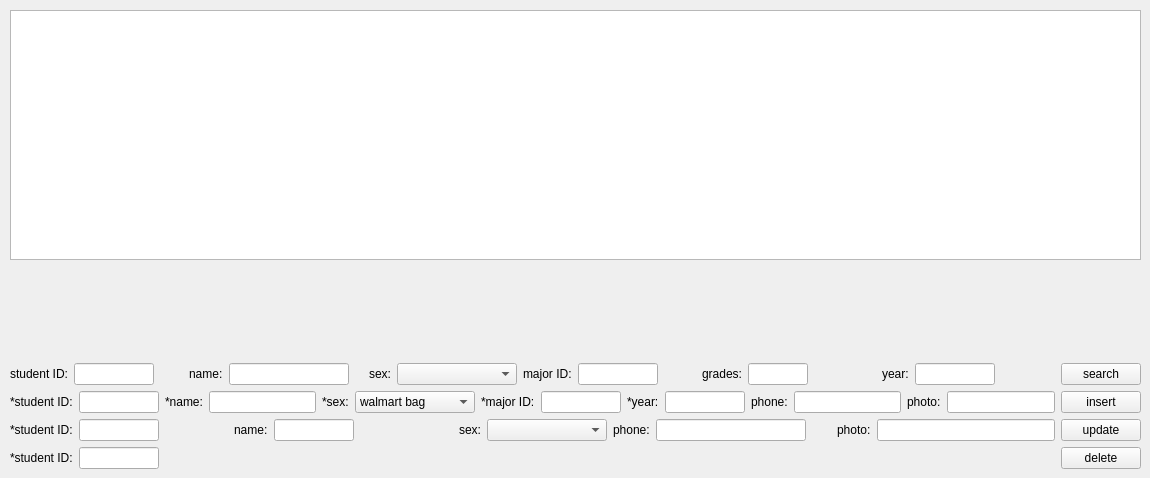
      <widget class="QWidget" name="student_page">
       <widget class="QWidget" name="layoutWidget">
        <property name="geometry">
         <rect>
          <x>10</x>
          <y>10</y>
          <width>1131</width>
          <height>459</height>
         </rect>
        </property>
        <layout class="QVBoxLayout" name="verticalLayout_3">
         <item>
          <widget class="QTableWidget" name="student_table">
           <property name="minimumSize">
            <size>
             <width>0</width>
             <height>250</height>
            </size>
           </property>
          </widget>
         </item>
         <item>
          <spacer name="verticalSpacer">
           <property name="orientation">
            <enum>Qt::Vertical</enum>
           </property>
           <property name="sizeHint" stdset="0">
            <size>
             <width>20</width>
             <height>28</height>
            </size>
           </property>
          </spacer>
         </item>
         <item>
          <layout class="QVBoxLayout" name="verticalLayout_2">
           <item>
            <layout class="QHBoxLayout" name="horizontalLayout">
             <item>
              <layout class="QFormLayout" name="formLayout">
               <item row="0" column="0">
                <widget class="QLabel" name="label">
                 <property name="text">
                  <string>student ID:</string>
                 </property>
                </widget>
               </item>
               <item row="0" column="1">
                <widget class="QLineEdit" name="sno_search">
                 <property name="minimumSize">
                  <size>
                   <width>50</width>
                   <height>0</height>
                  </size>
                 </property>
                 <property name="maximumSize">
                  <size>
                   <width>80</width>
                   <height>16777215</height>
                  </size>
                 </property>
                </widget>
               </item>
              </layout>
             </item>
             <item>
              <layout class="QFormLayout" name="formLayout_2">
               <item row="0" column="0">
                <widget class="QLabel" name="label_2">
                 <property name="text">
                  <string>name:</string>
                 </property>
                </widget>
               </item>
               <item row="0" column="1">
                <widget class="QLineEdit" name="sname_search">
                 <property name="minimumSize">
                  <size>
                   <width>80</width>
                   <height>0</height>
                  </size>
                 </property>
                 <property name="maximumSize">
                  <size>
                   <width>120</width>
                   <height>16777215</height>
                  </size>
                 </property>
                </widget>
               </item>
              </layout>
             </item>
             <item>
              <layout class="QFormLayout" name="formLayout_3">
               <item row="0" column="0">
                <widget class="QLabel" name="label_3">
                 <property name="text">
                  <string>sex:</string>
                 </property>
                </widget>
               </item>
               <item row="0" column="1">
                <widget class="QComboBox" name="sex_search">
                 <property name="minimumSize">
                  <size>
                   <width>120</width>
                   <height>0</height>
                  </size>
                 </property>
                 <property name="maximumSize">
                  <size>
                   <width>150</width>
                   <height>16777215</height>
                  </size>
                 </property>
                 <item>
                  <property name="text">
                   <string/>
                  </property>
                 </item>
                 <item>
                  <property name="text">
                   <string>walmart bag</string>
                  </property>
                 </item>
                 <item>
                  <property name="text">
                   <string>male</string>
                  </property>
                 </item>
                 <item>
                  <property name="text">
                   <string>female</string>
                  </property>
                 </item>
                </widget>
               </item>
              </layout>
             </item>
             <item>
              <layout class="QFormLayout" name="formLayout_4">
               <item row="0" column="0">
                <widget class="QLabel" name="label_4">
                 <property name="text">
                  <string>major ID:</string>
                 </property>
                </widget>
               </item>
               <item row="0" column="1">
                <widget class="QLineEdit" name="smno_search">
                 <property name="minimumSize">
                  <size>
                   <width>50</width>
                   <height>0</height>
                  </size>
                 </property>
                 <property name="maximumSize">
                  <size>
                   <width>80</width>
                   <height>16777215</height>
                  </size>
                 </property>
                </widget>
               </item>
              </layout>
             </item>
             <item>
              <layout class="QFormLayout" name="formLayout_14">
               <item row="0" column="0">
                <widget class="QLabel" name="label_14">
                 <property name="text">
                  <string>grades:</string>
                 </property>
                </widget>
               </item>
               <item row="0" column="1">
                <widget class="QLineEdit" name="sgrade_search">
                 <property name="minimumSize">
                  <size>
                   <width>50</width>
                   <height>0</height>
                  </size>
                 </property>
                 <property name="maximumSize">
                  <size>
                   <width>60</width>
                   <height>16777215</height>
                  </size>
                 </property>
                </widget>
               </item>
              </layout>
             </item>
             <item>
              <layout class="QFormLayout" name="formLayout_5">
               <item row="0" column="0">
                <widget class="QLabel" name="label_5">
                 <property name="text">
                  <string>year:</string>
                 </property>
                </widget>
               </item>
               <item row="0" column="1">
                <widget class="QLineEdit" name="syear_search">
                 <property name="minimumSize">
                  <size>
                   <width>50</width>
                   <height>0</height>
                  </size>
                 </property>
                 <property name="maximumSize">
                  <size>
                   <width>80</width>
                   <height>16777215</height>
                  </size>
                 </property>
                </widget>
               </item>
              </layout>
             </item>
             <item>
              <widget class="QPushButton" name="btn_student_search">
               <property name="text">
                <string>search</string>
               </property>
              </widget>
             </item>
            </layout>
           </item>
           <item>
            <layout class="QHBoxLayout" name="horizontalLayout_2">
             <item>
              <layout class="QFormLayout" name="formLayout_6">
               <item row="0" column="0">
                <widget class="QLabel" name="label_6">
                 <property name="text">
                  <string>*student ID:</string>
                 </property>
                </widget>
               </item>
               <item row="0" column="1">
                <widget class="QLineEdit" name="sno_insert">
                 <property name="minimumSize">
                  <size>
                   <width>50</width>
                   <height>0</height>
                  </size>
                 </property>
                 <property name="maximumSize">
                  <size>
                   <width>80</width>
                   <height>16777215</height>
                  </size>
                 </property>
                </widget>
               </item>
              </layout>
             </item>
             <item>
              <layout class="QFormLayout" name="formLayout_7">
               <item row="0" column="0">
                <widget class="QLabel" name="label_7">
                 <property name="text">
                  <string>*name:</string>
                 </property>
                </widget>
               </item>
               <item row="0" column="1">
                <widget class="QLineEdit" name="sname_insert">
                 <property name="minimumSize">
                  <size>
                   <width>80</width>
                   <height>0</height>
                  </size>
                 </property>
                 <property name="maximumSize">
                  <size>
                   <width>120</width>
                   <height>16777215</height>
                  </size>
                 </property>
                </widget>
               </item>
              </layout>
             </item>
             <item>
              <layout class="QFormLayout" name="formLayout_8">
               <item row="0" column="0">
                <widget class="QLabel" name="label_8">
                 <property name="text">
                  <string>*sex:</string>
                 </property>
                </widget>
               </item>
               <item row="0" column="1">
                <widget class="QComboBox" name="sex_insert">
                 <property name="minimumSize">
                  <size>
                   <width>120</width>
                   <height>0</height>
                  </size>
                 </property>
                 <property name="maximumSize">
                  <size>
                   <width>150</width>
                   <height>16777215</height>
                  </size>
                 </property>
                 <item>
                  <property name="text">
                   <string>walmart bag</string>
                  </property>
                 </item>
                 <item>
                  <property name="text">
                   <string>male</string>
                  </property>
                 </item>
                 <item>
                  <property name="text">
                   <string>female</string>
                  </property>
                 </item>
                </widget>
               </item>
              </layout>
             </item>
             <item>
              <layout class="QFormLayout" name="formLayout_9">
               <item row="0" column="0">
                <widget class="QLabel" name="label_9">
                 <property name="text">
                  <string>*major ID:</string>
                 </property>
                </widget>
               </item>
               <item row="0" column="1">
                <widget class="QLineEdit" name="smno_insert">
                 <property name="minimumSize">
                  <size>
                   <width>50</width>
                   <height>0</height>
                  </size>
                 </property>
                 <property name="maximumSize">
                  <size>
                   <width>80</width>
                   <height>16777215</height>
                  </size>
                 </property>
                </widget>
               </item>
              </layout>
             </item>
             <item>
              <layout class="QFormLayout" name="formLayout_10">
               <item row="0" column="0">
                <widget class="QLabel" name="label_10">
                 <property name="text">
                  <string>*year:</string>
                 </property>
                </widget>
               </item>
               <item row="0" column="1">
                <widget class="QLineEdit" name="syear_insert">
                 <property name="minimumSize">
                  <size>
                   <width>50</width>
                   <height>0</height>
                  </size>
                 </property>
                 <property name="maximumSize">
                  <size>
                   <width>80</width>
                   <height>16777215</height>
                  </size>
                 </property>
                </widget>
               </item>
              </layout>
             </item>
             <item>
              <layout class="QFormLayout" name="formLayout_11">
               <item row="0" column="0">
                <widget class="QLabel" name="label_11">
                 <property name="text">
                  <string>phone:</string>
                 </property>
                </widget>
               </item>
               <item row="0" column="1">
                <widget class="QLineEdit" name="sphone_insert">
                 <property name="minimumSize">
                  <size>
                   <width>80</width>
                   <height>0</height>
                  </size>
                 </property>
                 <property name="maximumSize">
                  <size>
                   <width>120</width>
                   <height>16777215</height>
                  </size>
                 </property>
                </widget>
               </item>
              </layout>
             </item>
             <item>
              <layout class="QFormLayout" name="formLayout_12">
               <item row="0" column="0">
                <widget class="QLabel" name="label_12">
                 <property name="text">
                  <string>photo:</string>
                 </property>
                </widget>
               </item>
               <item row="0" column="1">
                <widget class="QLineEdit" name="sphoto_insert">
                 <property name="minimumSize">
                  <size>
                   <width>80</width>
                   <height>0</height>
                  </size>
                 </property>
                 <property name="maximumSize">
                  <size>
                   <width>120</width>
                   <height>16777215</height>
                  </size>
                 </property>
                </widget>
               </item>
              </layout>
             </item>
             <item>
              <widget class="QPushButton" name="btn_student_insert">
               <property name="text">
                <string>insert</string>
               </property>
              </widget>
             </item>
            </layout>
           </item>
           <item>
            <layout class="QHBoxLayout" name="horizontalLayout_3">
             <item>
              <layout class="QFormLayout" name="formLayout_15">
               <item row="0" column="0">
                <widget class="QLabel" name="label_15">
                 <property name="text">
                  <string>*student ID:</string>
                 </property>
                </widget>
               </item>
               <item row="0" column="1">
                <widget class="QLineEdit" name="sno_update">
                 <property name="minimumSize">
                  <size>
                   <width>50</width>
                   <height>0</height>
                  </size>
                 </property>
                 <property name="maximumSize">
                  <size>
                   <width>80</width>
                   <height>16777215</height>
                  </size>
                 </property>
                </widget>
               </item>
              </layout>
             </item>
             <item>
              <layout class="QFormLayout" name="formLayout_16">
               <item row="0" column="0">
                <widget class="QLabel" name="label_16">
                 <property name="text">
                  <string>name:</string>
                 </property>
                </widget>
               </item>
               <item row="0" column="1">
                <widget class="QLineEdit" name="sname_update">
                 <property name="minimumSize">
                  <size>
                   <width>50</width>
                   <height>0</height>
                  </size>
                 </property>
                 <property name="maximumSize">
                  <size>
                   <width>80</width>
                   <height>16777215</height>
                  </size>
                 </property>
                </widget>
               </item>
              </layout>
             </item>
             <item>
              <layout class="QFormLayout" name="formLayout_17">
               <item row="0" column="0">
                <widget class="QLabel" name="label_17">
                 <property name="text">
                  <string>sex:</string>
                 </property>
                </widget>
               </item>
               <item row="0" column="1">
                <widget class="QComboBox" name="sex_update">
                 <property name="minimumSize">
                  <size>
                   <width>120</width>
                   <height>0</height>
                  </size>
                 </property>
                 <property name="maximumSize">
                  <size>
                   <width>150</width>
                   <height>16777215</height>
                  </size>
                 </property>
                 <item>
                  <property name="text">
                   <string/>
                  </property>
                 </item>
                 <item>
                  <property name="text">
                   <string>walmart bag</string>
                  </property>
                 </item>
                 <item>
                  <property name="text">
                   <string>male</string>
                  </property>
                 </item>
                 <item>
                  <property name="text">
                   <string>female</string>
                  </property>
                 </item>
                </widget>
               </item>
              </layout>
             </item>
             <item>
              <layout class="QFormLayout" name="formLayout_20">
               <item row="0" column="0">
                <widget class="QLabel" name="label_20">
                 <property name="text">
                  <string>phone:</string>
                 </property>
                </widget>
               </item>
               <item row="0" column="1">
                <widget class="QLineEdit" name="sphone_update">
                 <property name="minimumSize">
                  <size>
                   <width>80</width>
                   <height>0</height>
                  </size>
                 </property>
                 <property name="maximumSize">
                  <size>
                   <width>150</width>
                   <height>16777215</height>
                  </size>
                 </property>
                </widget>
               </item>
              </layout>
             </item>
             <item>
              <layout class="QFormLayout" name="formLayout_21">
               <item row="0" column="0">
                <widget class="QLabel" name="label_21">
                 <property name="text">
                  <string>photo:</string>
                 </property>
                </widget>
               </item>
               <item row="0" column="1">
                <widget class="QLineEdit" name="sphoto_update">
                 <property name="minimumSize">
                  <size>
                   <width>80</width>
                   <height>0</height>
                  </size>
                 </property>
                 <property name="maximumSize">
                  <size>
                   <width>200</width>
                   <height>16777215</height>
                  </size>
                 </property>
                </widget>
               </item>
              </layout>
             </item>
             <item>
              <widget class="QPushButton" name="btn_student_update">
               <property name="text">
                <string>update</string>
               </property>
              </widget>
             </item>
            </layout>
           </item>
           <item>
            <layout class="QHBoxLayout" name="horizontalLayout_4">
             <item>
              <layout class="QFormLayout" name="formLayout_18">
               <item row="0" column="0">
                <widget class="QLabel" name="label_18">
                 <property name="text">
                  <string>*student ID:</string>
                 </property>
                </widget>
               </item>
               <item row="0" column="1">
                <widget class="QLineEdit" name="sno_delete">
                 <property name="minimumSize">
                  <size>
                   <width>50</width>
                   <height>0</height>
                  </size>
                 </property>
                 <property name="maximumSize">
                  <size>
                   <width>80</width>
                   <height>16777215</height>
                  </size>
                 </property>
                </widget>
               </item>
              </layout>
             </item>
             <item>
              <widget class="QPushButton" name="btn_student_delete">
               <property name="text">
                <string>delete</string>
               </property>
              </widget>
             </item>
            </layout>
           </item>
          </layout>
         </item>
        </layout>
       </widget>
      </widget>
